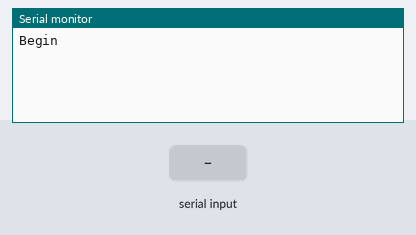
The sketch below on a simulated Arduino Uno, built with avr-gcc and run on an emulated ATmega328P. Shown: the last lines printed to the serial monitor. Inputs (shaded band) come from the test bench.

Above: at 1.8 s.
1.9 s: "A" received over the second serial link
At 2.9 s:
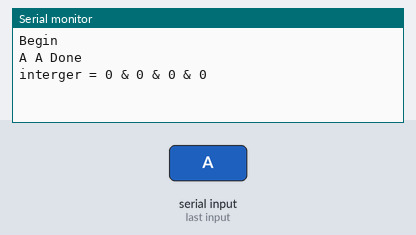
3.5 s: "B" received over the second serial link
At 4.4 s:
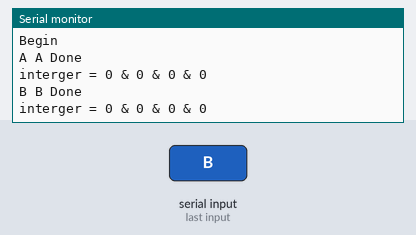
5.0 s: "C" received over the second serial link
At 5.9 s:
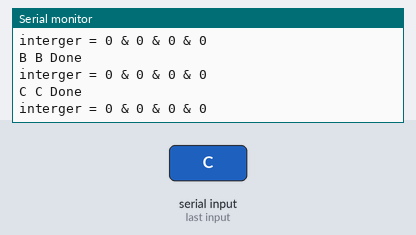
6.5 s: "D" received over the second serial link
At 7.5 s:
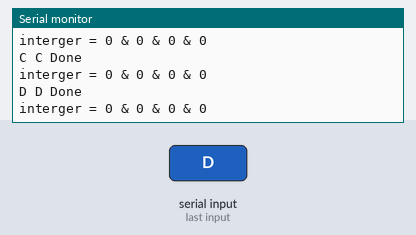
8.0 s: "90,45,200\n" received over the second serial link
At 8.7 s:
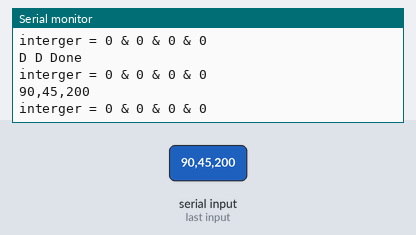
9.6 s: "90,45\n" received over the second serial link
At 10.8 s:
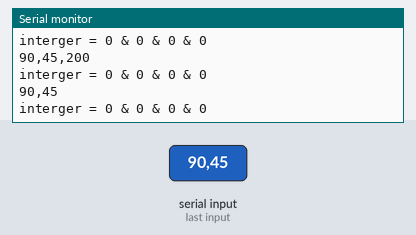

The sketch:

RX-softwareSerial.ino
```cpp
#include <SoftwareSerial.h>

SoftwareSerial espSerial(10, 11);
String readString, servo1, servo2, servo3, servo4;

void setup() {
  Serial.begin(9600);
  espSerial.begin(9600);
  Serial.println("Begin"); // so I can keep track of what is loaded
}

void loop() {

  while (espSerial.available()) {
    delay(10);
    if (espSerial.available() > 0) {
      char c = espSerial.read();  //gets one byte from serial buffer
      readString += c; //makes the string readString
    }
  }

  if (readString.length() > 0) {
    Serial.print(readString); //see what was received

    // expect a string like 07002100 containing the two servo positions
    String incomming = readString.substring(0, 1);
    if (incomming == "A") {
      servo1 = readString.substring(1, 4);
      Serial.println(" A Done");
    }
    if (incomming == "B") {
      servo2 = readString.substring(1, 4);
      Serial.println(" B Done");
    }
    if (incomming == "C") {
      servo3 = readString.substring(1, 4);
      Serial.println(" C Done");
    }
    if (incomming == "D") {
      servo4 = readString.substring(1, 4);
      Serial.println(" D Done");
    }

    int n1; //declare as number
    int n2;
    int n3;
    int n4;

    char carray1[6]; //magic needed to convert string to a number
    servo1.toCharArray(carray1, sizeof(carray1));
    n1 = atoi(carray1);

    char carray2[6];
    servo2.toCharArray(carray2, sizeof(carray2));
    n2 = atoi(carray2);

    char carray3[6];
    servo3.toCharArray(carray3, sizeof(carray3));
    n3 = atoi(carray3);

    char carray4[6];
    servo4.toCharArray(carray4, sizeof(carray4));
    n4 = atoi(carray4);

    Serial.print("interger = ");
    Serial.print(n1);
    Serial.print(" & ");
    Serial.print(n2);
    Serial.print(" & ");
    Serial.print(n3);
    Serial.print(" & ");
    Serial.println(n4);
    readString = "";
  }
  delay(500);
}
```

Measured:
- after the input at 1.9 s, the serial monitor: prints a new line after 0.11 s (image 1)
- after the input at 3.5 s, the serial monitor: prints a new line at once (image 2)
- after the input at 5.0 s, the serial monitor: prints a new line at once (image 3)
- after the input at 6.5 s, the serial monitor: prints a new line at once (image 4)
- after the input at 8.0 s, the serial monitor: prints a new line after 0.14 s (image 5)
- after the input at 9.6 s, the serial monitor: prints a new line after 0.11 s (image 6)
